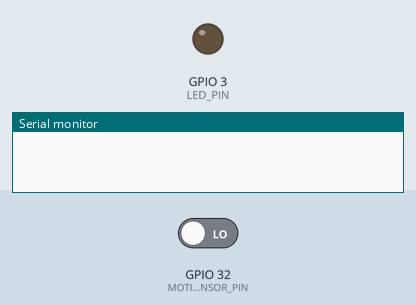
Recording of a sketch running on a simulated ESP32. Shown: output pins drawn as LEDs (lit = HIGH), the last lines printed to the serial monitor. The test bench sets the inputs (shaded band); at power-on: GPIO 32 (MOTION_SENSOR_PIN) LOW.

Above: at 1.2 s.
1.3 s: GPIO 32 (MOTION_SENSOR_PIN) driven HIGH
At 2.3 s:
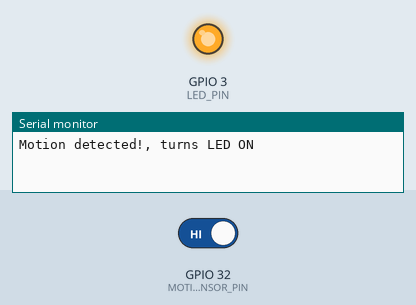
2.8 s: GPIO 32 (MOTION_SENSOR_PIN) driven LOW
At 3.5 s:
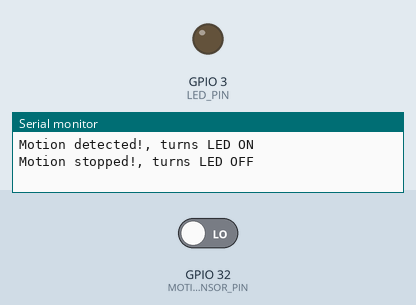
Timing chart, 0 to 5.8 s (numbered marks = the images above; inputs shaded):
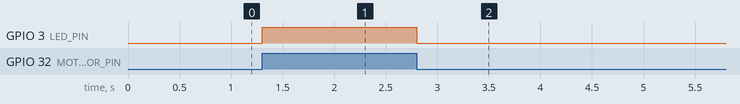

The sketch:

motion_sensor.ino
```cpp
#define MOTION_SENSOR_PIN 32 // ESP32 pin GPIO32 connected to the OUTPUT pin of motion sensor
#define LED_PIN 3 // ESP32 pin GPIO17 connected to LED's pin

int motionStateCurrent = LOW; // current state of motion sensor's pin
int motionStatePrevious = LOW; // previous state of motion sensor's pin

void setup() {
  Serial.begin(9600); // initialize serial
  pinMode(MOTION_SENSOR_PIN, INPUT); // set ESP32 pin to input mode
  pinMode(LED_PIN, OUTPUT); // set ESP32 pin to output mode
}

void loop() {
  motionStatePrevious = motionStateCurrent; // store old state
  motionStateCurrent = digitalRead(MOTION_SENSOR_PIN); // read new state

  if (motionStatePrevious == LOW && motionStateCurrent == HIGH) { // pin state change: LOW -> HIGH
    Serial.println("Motion detected!, turns LED ON");
    digitalWrite(LED_PIN, HIGH); // turn on
  } else if (motionStatePrevious == HIGH && motionStateCurrent == LOW) { // pin state change: HIGH -> LOW
    Serial.println("Motion stopped!, turns LED OFF");
    digitalWrite(LED_PIN, LOW); // turn off
  }
}
```

Measured:
- after the input at 1.3 s, GPIO 3 (LED_PIN): LOW → HIGH at once
- after the input at 2.8 s, GPIO 3 (LED_PIN): HIGH → LOW at once
